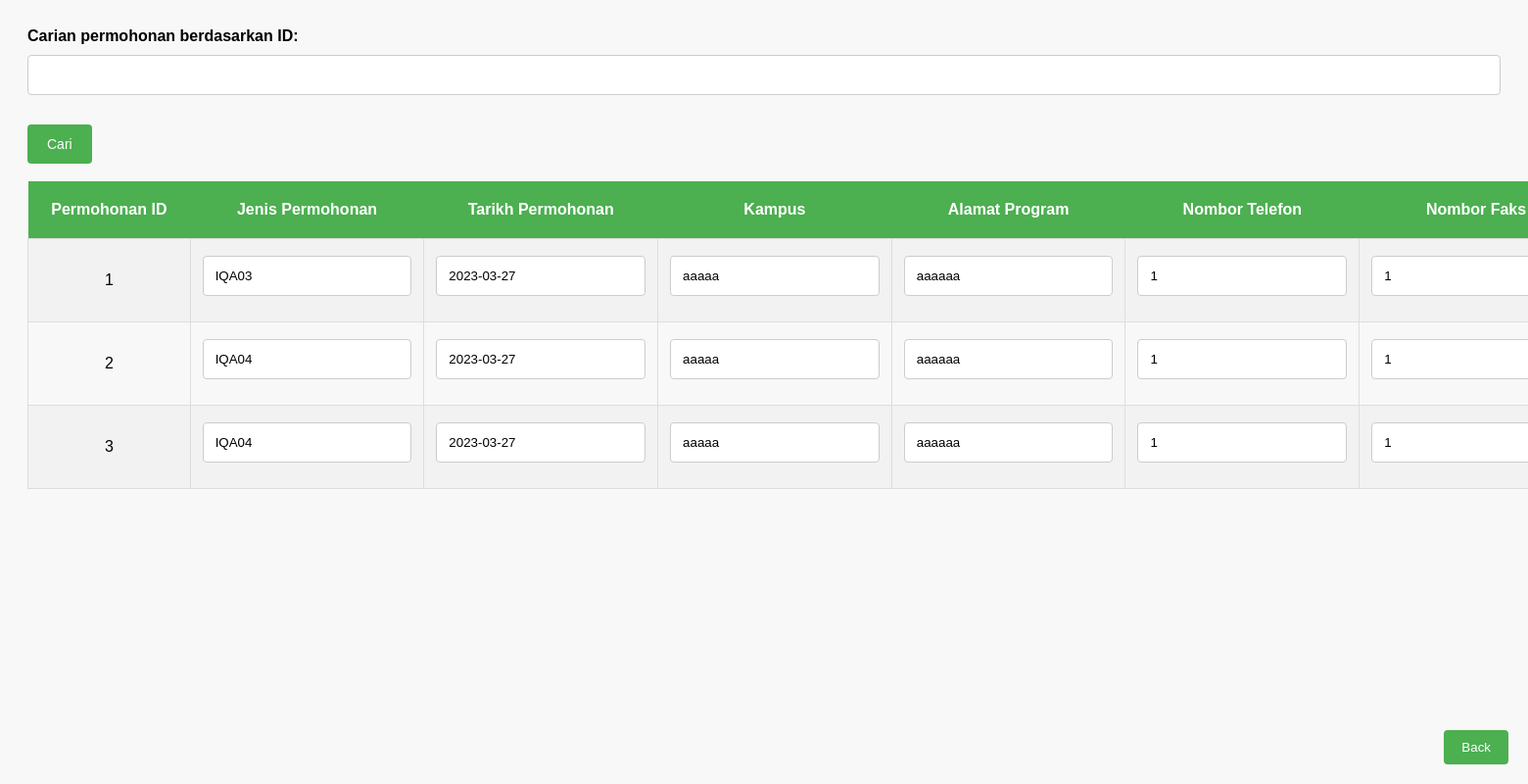
The page /edit_permohonan.php on the database its author committed.
### tables this page shows
CREATE TABLE `permohonan` (
  `permohonan_id` int(11) NOT NULL,
  `status_id` int(11) NOT NULL,
  `jenis_permohonan` varchar(50) NOT NULL,
  `tarikh_permohonan` date NOT NULL,
  `kampus` varchar(250) NOT NULL,
  `alamat_program` varchar(250) NOT NULL,
  `no_fon` varchar(20) NOT NULL,
  `no_faks` varchar(20) NOT NULL,
  `emel_rasmi` varchar(50) NOT NULL,
  `kod_program` varchar(20) NOT NULL,
  `nama_program_bm` varchar(50) NOT NULL,
  `nama_program_bi` varchar(50) NOT NULL,
  `tarikh_jkpt` date NOT NULL,
  `tahap_mqf` varchar(10) NOT NULL,
  `kod_nec` varchar(20) NOT NULL,
  `tarikh_program_dimulakan` date NOT NULL,
  `tarikh_kohort_pertama_bergraduat` date NOT NULL,
  `nama_pic` varchar(50) NOT NULL,
  `jawatan_pic` varchar(30) NOT NULL,
  `no_tel_pejabat_pic` varchar(20) NOT NULL,
  `no_tel_bimbit_pic` varchar(20) NOT NULL,
  `pautan_dokumen_penilaian` varchar(50) NOT NULL,
  `tarikh_diterima_uhek` date NOT NULL,
  `tarikh_senat` date NOT NULL,
  `bil_senat` varchar(20) NOT NULL,
  `no_rujukan_mqa` varchar(20) NOT NULL,
  `sijil_mqa_bm` varchar(20) NOT NULL,
  `sijil_mqa_bi` varchar(20) NOT NULL,
  `panel_dalam` varchar(50) NOT NULL,
  `panel_luar` varchar(50) NOT NULL,
  `status_permohonan` varchar(50) NOT NULL
);

### edit_permohonan.php (the view, shortened to what this page needs)
<!DOCTYPE html>
<html>
<head>
</head>
<body>
<form method="get" action="">
    <label for="permohonan_id">Carian permohonan berdasarkan ID:</label>
    <input type="text" name="permohonan_id" id="permohonan_id">
    <input type="submit" value="Cari" name="search"><br><br>
  </form>
<?php
$conn = mysqli_connect("", "", "", "");
    $sql = "SELECT * FROM permohonan";
    $result = mysqli_query($conn, $sql);
    ?>
    <table>
        <tr>
            <th>Permohonan ID</th>
            <th>Jenis Permohonan</th>
            <th>Tarikh Permohonan</th>
            <th>Kampus</th>
            <th>Alamat Program</th>
            <th>Nombor Telefon</th>
            <th>Nombor Faks</th>
        </tr>
        <?php while ($row = mysqli_fetch_assoc($result)) { ?>
            <tr>
                <form method="post" action="<?php echo $_SERVER['PHP_SELF']; ?>">
                    <td><?php echo $row['permohonan_id']; ?><input type="hidden" name="permohonan_id" value="<?php echo $row['permohonan_id']; ?>"></td>
                    <td><input type="text" name="jenis_permohonan" value="<?php echo $row['jenis_permohonan']; ?>"></td>
                    <td><input type="text" name="tarikh_permohonan" value="<?php echo $row['tarikh_permohonan']; ?>"></td>
                    <td><input type="text" name="kampus" value="<?php echo $row['kampus']; ?>"></td>
                    <td><input type="text" name="alamat_program" value="<?php echo $row['alamat_program']; ?>"></td>
                    <td><input type="text" name="no_fon" value="<?php echo $row['no_fon']; ?>"></td>
                    <td><input type="text" name="no_faks" value="<?php echo $row['no_faks']; ?>"></td>
            </form>
        </tr>
    <?php } ?>
</table>
<a href="kemaskinipermohonan.php"><button style="position: fixed; bottom: 20px; right: 20px;">Back</button></a>
</body>
</html>

### edit_permohonan.php (style rules this page uses)
body { background-color: #f8f8f8; font-family: Arial, sans-serif; padding: 20px; }
table { border-collapse: collapse; margin: 0 auto; width: 500%; }
th { background-color: #4CAF50; color: white; padding: 20px; text-align: center; }
td { border: 1px solid #ddd; padding: 12px; text-align: center; }
tr:nth-child(even) { background-color: #f2f2f2; text-align: center; }
input[type="submit"] { background-color: #4CAF50; border: none; border-radius: 4px; color: white; cursor: pointer; display: inline-block; font-size: 14px; margin-top: 20px; padding: 12px 20px; text-align: center; text-decoration: none; width: auto; }
input[type="text"], select { border: 1px solid #ccc; border-radius: 4px; box-sizing: border-box; display: inline-block; margin-bottom: 10px; padding: 12px; width: 100%; }
label { display: block; font-size: 16px; font-weight: bold; margin-bottom: 10px; }
button { background-color: #4CAF50; color: white; padding: 10px 18px; border: none; border-radius: 4px; cursor: pointer; }

### rows shown on the page
permohonan: permohonan_id "1", jenis_permohonan "IQA03", tarikh_permohonan "2023-03-27", kampus "aaaaa", alamat_program "aaaaaa", no_fon "1", no_faks "1"
permohonan: permohonan_id "2", jenis_permohonan "IQA04", tarikh_permohonan "2023-03-27", kampus "aaaaa", alamat_program "aaaaaa", no_fon "1", no_faks "1"
permohonan: permohonan_id "3", jenis_permohonan "IQA04", tarikh_permohonan "2023-03-27", kampus "aaaaa", alamat_program "aaaaaa", no_fon "1", no_faks "1"
